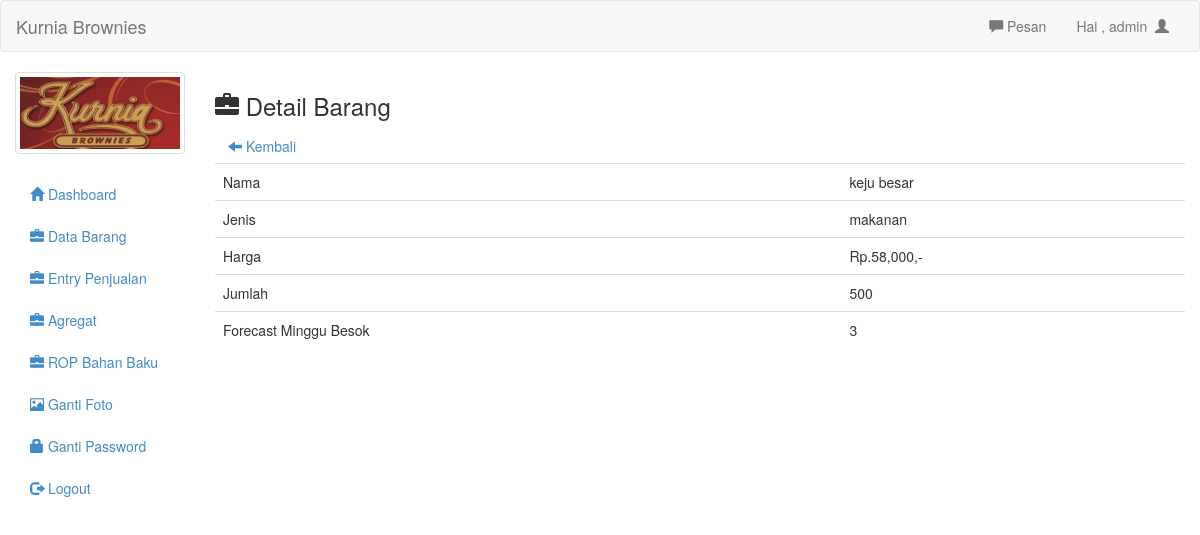
/admin/det_barang.php?id=16 (signed in), run on the app's committed database.
### tables this page shows
CREATE TABLE `barang` (
  `id` int(11) NOT NULL,
  `nama` text NOT NULL,
  `jenis` text NOT NULL,
  `suplier` text NOT NULL,
  `modal` int(11) NOT NULL,
  `harga` int(11) NOT NULL,
  `jumlah` int(11) NOT NULL,
  `sisa` int(11) NOT NULL,
  `rop` int(11) NOT NULL
);

### admin/det_barang.php (the view)
<?php
include 'header.php';
?>
<h3><span class="glyphicon glyphicon-briefcase"></span>  Detail Barang</h3>
<a class="btn" href="barang.php"><span class="glyphicon glyphicon-arrow-left"></span>  Kembali</a>
<?php
$id_brg=mysql_real_escape_string($_GET['id']);
$nama = mysql_query("select nama from barang where id='$id_brg'");
$x = mysql_result($nama,0);
$fc=mysql_query("select avg(jumlah) as test from (select jumlah from `barang_laku` where nama like '%$x%'
	order by tanggal desc limit 21) as test1 ")or die(mysql_error());
$hasilfc = mysql_result($fc, 0);
$det=mysql_query("select * from barang where id='$id_brg'")or die(mysql_error());
while($d=mysql_fetch_array($det)){
	?>
	<table class="table">
		<tr>
			<td>Nama</td>
			<td><?php echo $d['nama'] ?></td>
		</tr>
		<tr>
			<td>Jenis</td>
			<td><?php echo $d['jenis'] ?></td>
		</tr>
		<tr>
			<td>Harga</td>
			<td>Rp.<?php echo number_format($d['harga']) ?>,-</td>
		</tr>
		<tr>
			<td>Jumlah</td>
			<td><?php echo $d['jumlah'] ?></td>
		</tr>
		<tr>
			<td>Forecast Minggu Besok</td>
			<td>
			<?php
			echo round($hasilfc) ?>
			</td>
		</tr>
	</table>
<?php
	}
?>
<?php include 'footer.php'; ?>

### admin/header.php (shortened to what this page needs)
<!DOCTYPE html>
<html>
<head>
	<link rel="stylesheet" type="text/css" href="../assets/css/bootstrap.css">
	<link rel="stylesheet" type="text/css" href="../assets/js/jquery-ui/jquery-ui.css">
</head>
<body>
	<div class="navbar navbar-default">
		<div class="container-fluid">
			<div class="navbar-header">
				<a href="http://www.malasngoding.com" class="navbar-brand">Kurnia Brownies</a>
			</div>
			<div class="collapse navbar-collapse">
				<ul class="nav navbar-nav navbar-right">
					<li><a id="pesan_sedia" href="#" data-toggle="modal" data-target="#modalpesan"><span class='glyphicon glyphicon-comment'></span>  Pesan</a></li>
					<li><a class="dropdown-toggle" data-toggle="dropdown" role="button" href="#">Hai , <?php echo $_SESSION['uname']  ?>&nbsp&nbsp<span class="glyphicon glyphicon-user"></span></a></li>
				</ul>
			</div>
		</div>
	</div>
	<div class="col-md-2">
		<div class="row">
			<?php
			$use=$_SESSION['uname'];
			$fo=mysql_query("select foto from admin where uname='$use'");
			while($f=mysql_fetch_array($fo)){
				?>
				<div class="col-xs-6 col-md-12">
					<a class="thumbnail">
						<img class="img-responsive" src="foto/<?php echo $f['foto']; ?>">
					</a>
				</div>
				<?php
			}
			?>
		</div>
		<ul class="nav nav-pills nav-stacked">
			<li class=""><a href="index.php"><span class="glyphicon glyphicon-home"></span>  Dashboard</a></li>
			<li><a href="barang.php"><span class="glyphicon glyphicon-briefcase"></span>  Data Barang</a></li>
			<li><a href="barang_laku.php"><span class="glyphicon glyphicon-briefcase"></span>  Entry Penjualan</a></li>
			<li><a href="agg.php"><span class="glyphicon glyphicon-briefcase"></span>  Agregat</a></li>
			<li><a href="rop.php"><span class="glyphicon glyphicon-briefcase"></span>  ROP Bahan Baku</a></li>
			<li><a href="ganti_foto.php"><span class="glyphicon glyphicon-picture"></span>  Ganti Foto</a></li>
			<li><a href="ganti_pass.php"><span class="glyphicon glyphicon-lock"></span> Ganti Password</a></li>
			<li><a href="logout.php"><span class="glyphicon glyphicon-log-out"></span>  Logout</a></li>
		</ul>
	</div>
	<div class="col-md-10">

### data on the page
barang: nama "keju besar", jenis "makanan", harga "58,000", jumlah "500", hasilfc "3"

### other printed values
$_SESSION['uname'] "admin"
